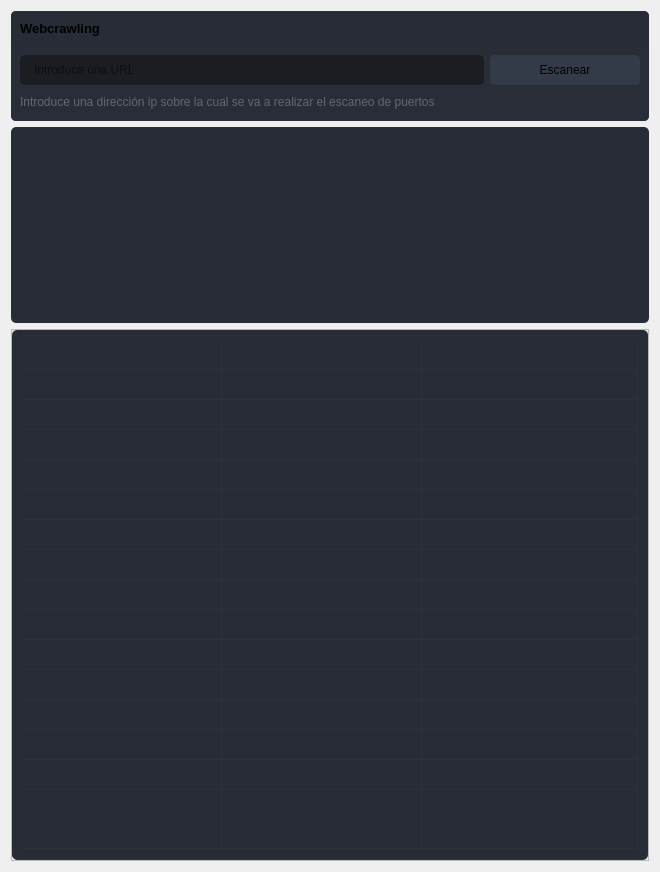
                    <widget class="QWidget" name="page_widgets_2">
                     <property name="sizePolicy">
                      <sizepolicy hsizetype="Preferred" vsizetype="Preferred">
                       <horstretch>0</horstretch>
                       <verstretch>0</verstretch>
                      </sizepolicy>
                     </property>
                     <layout class="QVBoxLayout" name="verticalLayout_16">
                      <property name="sizeConstraint">
                       <enum>QLayout::SetMinimumSize</enum>
                      </property>
                      <item>
                       <widget class="QFrame" name="frame_10">
                        <property name="sizePolicy">
                         <sizepolicy hsizetype="Preferred" vsizetype="Preferred">
                          <horstretch>0</horstretch>
                          <verstretch>0</verstretch>
                         </sizepolicy>
                        </property>
                        <property name="styleSheet">
                         <string notr="true">border-radius: 5px;</string>
                        </property>
                        <property name="frameShape">
                         <enum>QFrame::StyledPanel</enum>
                        </property>
                        <property name="frameShadow">
                         <enum>QFrame::Raised</enum>
                        </property>
                        <layout class="QVBoxLayout" name="verticalLayout_26">
                         <property name="spacing">
                          <number>0</number>
                         </property>
                         <property name="leftMargin">
                          <number>0</number>
                         </property>
                         <property name="topMargin">
                          <number>0</number>
                         </property>
                         <property name="rightMargin">
                          <number>0</number>
                         </property>
                         <property name="bottomMargin">
                          <number>0</number>
                         </property>
                         <item>
                          <widget class="QFrame" name="frame_div_content_4">
                           <property name="minimumSize">
                            <size>
                             <width>0</width>
                             <height>110</height>
                            </size>
                           </property>
                           <property name="maximumSize">
                            <size>
                             <width>16777215</width>
                             <height>110</height>
                            </size>
                           </property>
                           <property name="styleSheet">
                            <string notr="true">background-color: rgb(41, 45, 56);
border-radius: 5px;
</string>
                           </property>
                           <property name="frameShape">
                            <enum>QFrame::NoFrame</enum>
                           </property>
                           <property name="frameShadow">
                            <enum>QFrame::Raised</enum>
                           </property>
                           <layout class="QVBoxLayout" name="verticalLayout_27">
                            <property name="spacing">
                             <number>0</number>
                            </property>
                            <property name="leftMargin">
                             <number>0</number>
                            </property>
                            <property name="topMargin">
                             <number>0</number>
                            </property>
                            <property name="rightMargin">
                             <number>0</number>
                            </property>
                            <property name="bottomMargin">
                             <number>0</number>
                            </property>
                            <item>
                             <widget class="QFrame" name="frame_title_wid_4">
                              <property name="maximumSize">
                               <size>
                                <width>16777215</width>
                                <height>35</height>
                               </size>
                              </property>
                              <property name="styleSheet">
                               <string notr="true">background-color: rgb(39, 44, 54);</string>
                              </property>
                              <property name="frameShape">
                               <enum>QFrame::StyledPanel</enum>
                              </property>
                              <property name="frameShadow">
                               <enum>QFrame::Raised</enum>
                              </property>
                              <layout class="QVBoxLayout" name="verticalLayout_28">
                               <item>
                                <widget class="QLabel" name="labelBoxBlenderInstalation_4">
                                 <property name="font">
                                  <font>
                                   <family>Segoe UI</family>
                                   <pointsize>10</pointsize>
                                   <weight>75</weight>
                                   <bold>true</bold>
                                  </font>
                                 </property>
                                 <property name="styleSheet">
                                  <string notr="true"/>
                                 </property>
                                 <property name="text">
                                  <string>Webcrawling</string>
                                 </property>
                                </widget>
                               </item>
                              </layout>
                             </widget>
                            </item>
                            <item>
                             <widget class="QFrame" name="frame_content_wid_4">
                              <property name="frameShape">
                               <enum>QFrame::NoFrame</enum>
                              </property>
                              <property name="frameShadow">
                               <enum>QFrame::Raised</enum>
                              </property>
                              <layout class="QHBoxLayout" name="horizontalLayout_21">
                               <item>
                                <layout class="QGridLayout" name="gridLayout_7">
                                 <property name="bottomMargin">
                                  <number>0</number>
                                 </property>
                                 <item row="0" column="0">
                                  <widget class="QLineEdit" name="lineEdit_4">
                                   <property name="minimumSize">
                                    <size>
                                     <width>0</width>
                                     <height>30</height>
                                    </size>
                                   </property>
                                   <property name="styleSheet">
                                    <string notr="true">QLineEdit {
	background-color: rgb(27, 29, 35);
	border-radius: 5px;
	border: 2px solid rgb(27, 29, 35);
	padding-left: 10px;
}
QLineEdit:hover {
	border: 2px solid rgb(64, 71, 88);
}
QLineEdit:focus {
	border: 2px solid rgb(91, 101, 124);
}</string>
                                   </property>
                                   <property name="placeholderText">
                                    <string>Introduce una URL</string>
                                   </property>
                                  </widget>
                                 </item>
                                 <item row="0" column="1">
                                  <widget class="QPushButton" name="escanear_4">
                                   <property name="sizePolicy">
                                    <sizepolicy hsizetype="Minimum" vsizetype="Preferred">
                                     <horstretch>0</horstretch>
                                     <verstretch>0</verstretch>
                                    </sizepolicy>
                                   </property>
                                   <property name="minimumSize">
                                    <size>
                                     <width>150</width>
                                     <height>30</height>
                                    </size>
                                   </property>
                                   <property name="font">
                                    <font>
                                     <family>Segoe UI</family>
                                     <pointsize>9</pointsize>
                                    </font>
                                   </property>
                                   <property name="styleSheet">
                                    <string notr="true">QPushButton {
	border: 2px solid rgb(52, 59, 72);
	border-radius: 5px;
	background-color: rgb(52, 59, 72);
}
QPushButton:hover {
	background-color: rgb(57, 65, 80);
	border: 2px solid rgb(61, 70, 86);
}
QPushButton:pressed {
	background-color: rgb(35, 40, 49);
	border: 2px solid rgb(43, 50, 61);
}</string>
                                   </property>
                                   <property name="text">
                                    <string>Escanear</string>
                                   </property>
                                   <property name="icon">
                                    <iconset>
                                     <normaloff>icons/16x16/cil-folder-open.png</normaloff>icons/16x16/cil-folder-open.png</iconset>
                                   </property>
                                  </widget>
                                 </item>
                                 <item row="1" column="0" colspan="2">
                                  <widget class="QLabel" name="labelVersion_6">
                                   <property name="styleSheet">
                                    <string notr="true">color: rgb(98, 103, 111);</string>
                                   </property>
                                   <property name="lineWidth">
                                    <number>1</number>
                                   </property>
                                   <property name="text">
                                    <string>Introduce una dirección ip sobre la cual se va a realizar el escaneo de puertos</string>
                                   </property>
                                   <property name="alignment">
                                    <set>Qt::AlignLeading|Qt::AlignLeft|Qt::AlignVCenter</set>
                                   </property>
                                  </widget>
                                 </item>
                                </layout>
                               </item>
                              </layout>
                             </widget>
                            </item>
                           </layout>
                          </widget>
                         </item>
                        </layout>
                       </widget>
                      </item>
                      <item>
                       <widget class="QFrame" name="frame_11">
                        <property name="minimumSize">
                         <size>
                          <width>0</width>
                          <height>0</height>
                         </size>
                        </property>
                        <property name="styleSheet">
                         <string notr="true">background-color: rgb(39, 44, 54);
border-radius: 5px;</string>
                        </property>
                        <property name="frameShape">
                         <enum>QFrame::StyledPanel</enum>
                        </property>
                        <property name="frameShadow">
                         <enum>QFrame::Raised</enum>
                        </property>
                        <layout class="QVBoxLayout" name="verticalLayout_33">
                         <item>
                          <layout class="QGridLayout" name="gridLayout_10">
                           <item row="0" column="0">
                            <widget class="QTreeView" name="treeView"/>
                           </item>
                          </layout>
                         </item>
                        </layout>
                       </widget>
                      </item>
                      <item>
                       <widget class="QFrame" name="frame_12">
                        <property name="minimumSize">
                         <size>
                          <width>0</width>
                          <height>150</height>
                         </size>
                        </property>
                        <property name="frameShape">
                         <enum>QFrame::StyledPanel</enum>
                        </property>
                        <property name="frameShadow">
                         <enum>QFrame::Raised</enum>
                        </property>
                        <layout class="QHBoxLayout" name="horizontalLayout_24">
                         <property name="spacing">
                          <number>0</number>
                         </property>
                         <property name="leftMargin">
                          <number>0</number>
                         </property>
                         <property name="topMargin">
                          <number>0</number>
                         </property>
                         <property name="rightMargin">
                          <number>0</number>
                         </property>
                         <property name="bottomMargin">
                          <number>0</number>
                         </property>
                         <item>
                          <widget class="QTableWidget" name="tableWidget_3">
                           <property name="sizePolicy">
                            <sizepolicy hsizetype="Expanding" vsizetype="Expanding">
                             <horstretch>0</horstretch>
                             <verstretch>0</verstretch>
                            </sizepolicy>
                           </property>
                           <property name="palette">
                            <palette>
                             <active>
                              <colorrole role="WindowText">
                               <brush brushstyle="SolidPattern">
                                <color alpha="255">
                                 <red>210</red>
                                 <green>210</green>
                                 <blue>210</blue>
                                </color>
                               </brush>
                              </colorrole>
                              <colorrole role="Button">
                               <brush brushstyle="SolidPattern">
                                <color alpha="255">
                                 <red>39</red>
                                 <green>44</green>
                                 <blue>54</blue>
                                </color>
                               </brush>
                              </colorrole>
                              <colorrole role="Text">
                               <brush brushstyle="SolidPattern">
                                <color alpha="255">
                                 <red>210</red>
                                 <green>210</green>
                                 <blue>210</blue>
                                </color>
                               </brush>
                              </colorrole>
                              <colorrole role="ButtonText">
                               <brush brushstyle="SolidPattern">
                                <color alpha="255">
                                 <red>210</red>
                                 <green>210</green>
                                 <blue>210</blue>
                                </color>
                               </brush>
                              </colorrole>
                              <colorrole role="Base">
                               <brush brushstyle="SolidPattern">
                                <color alpha="255">
                                 <red>39</red>
                                 <green>44</green>
                                 <blue>54</blue>
                                </color>
                               </brush>
                              </colorrole>
                              <colorrole role="Window">
                               <brush brushstyle="SolidPattern">
                                <color alpha="255">
                                 <red>39</red>
                                 <green>44</green>
                                 <blue>54</blue>
                                </color>
                               </brush>
                              </colorrole>
                              <colorrole role="PlaceholderText">
                               <brush brushstyle="NoBrush">
                                <color alpha="128">
                                 <red>210</red>
                                 <green>210</green>
                                 <blue>210</blue>
                                </color>
                               </brush>
                              </colorrole>
                             </active>
                             <inactive>
                              <colorrole role="WindowText">
                               <brush brushstyle="SolidPattern">
                                <color alpha="255">
                                 <red>210</red>
                                 <green>210</green>
                                 <blue>210</blue>
                                </color>
                               </brush>
                              </colorrole>
                              <colorrole role="Button">
                               <brush brushstyle="SolidPattern">
                                <color alpha="255">
                                 <red>39</red>
                                 <green>44</green>
                                 <blue>54</blue>
                                </color>
                               </brush>
                              </colorrole>
                              <colorrole role="Text">
                               <brush brushstyle="SolidPattern">
                                <color alpha="255">
                                 <red>210</red>
                                 <green>210</green>
                                 <blue>210</blue>
                                </color>
                               </brush>
                              </colorrole>
                              <colorrole role="ButtonText">
                               <brush brushstyle="SolidPattern">
                                <color alpha="255">
                                 <red>210</red>
                                 <green>210</green>
                                 <blue>210</blue>
                                </color>
                               </brush>
                              </colorrole>
                              <colorrole role="Base">
                               <brush brushstyle="SolidPattern">
                                <color alpha="255">
                                 <red>39</red>
                                 <green>44</green>
                                 <blue>54</blue>
                                </color>
                               </brush>
                              </colorrole>
                              <colorrole role="Window">
                               <brush brushstyle="SolidPattern">
                                <color alpha="255">
                                 <red>39</red>
                                 <green>44</green>
                                 <blue>54</blue>
                                </color>
                               </brush>
                              </colorrole>
                              <colorrole role="PlaceholderText">
                               <brush brushstyle="NoBrush">
                                <color alpha="128">
                                 <red>210</red>
                                 <green>210</green>
                                 <blue>210</blue>
                                </color>
                               </brush>
                              </colorrole>
                             </inactive>
                             <disabled>
                              <colorrole role="WindowText">
                               <brush brushstyle="SolidPattern">
                                <color alpha="255">
                                 <red>210</red>
                                 <green>210</green>
                                 <blue>210</blue>
                                </color>
                               </brush>
                              </colorrole>
                              <colorrole role="Button">
                               <brush brushstyle="SolidPattern">
                                <color alpha="255">
                                 <red>39</red>
                                 <green>44</green>
                                 <blue>54</blue>
                                </color>
                               </brush>
                              </colorrole>
                              <colorrole role="Text">
                               <brush brushstyle="SolidPattern">
                                <color alpha="255">
                                 <red>210</red>
                                 <green>210</green>
                                 <blue>210</blue>
                                </color>
                               </brush>
                              </colorrole>
                              <colorrole role="ButtonText">
                               <brush brushstyle="SolidPattern">
                                <color alpha="255">
                                 <red>210</red>
                                 <green>210</green>
                                 <blue>210</blue>
                                </color>
                               </brush>
                              </colorrole>
                              <colorrole role="Base">
                               <brush brushstyle="SolidPattern">
                                <color alpha="255">
                                 <red>39</red>
                                 <green>44</green>
                                 <blue>54</blue>
                                </color>
                               </brush>
                              </colorrole>
                              <colorrole role="Window">
                               <brush brushstyle="SolidPattern">
                                <color alpha="255">
                                 <red>39</red>
                                 <green>44</green>
                                 <blue>54</blue>
                                </color>
                               </brush>
                              </colorrole>
                              <colorrole role="PlaceholderText">
                               <brush brushstyle="NoBrush">
                                <color alpha="128">
                                 <red>210</red>
                                 <green>210</green>
                                 <blue>210</blue>
                                </color>
                               </brush>
                              </colorrole>
                             </disabled>
                            </palette>
                           </property>
                           <property name="contextMenuPolicy">
                            <enum>Qt::DefaultContextMenu</enum>
                           </property>
                           <property name="styleSheet">
                            <string notr="true">QTableWidget {
	background-color: rgb(39, 44, 54);
	padding: 10px;
	border-radius: 5px;
	gridline-color: rgb(44, 49, 60);
	border-bottom: 1px solid rgb(44, 49, 60);
}
QTableWidget::item{
	border-color: rgb(44, 49, 60);
	padding-left: 5px;
	padding-right: 5px;
	gridline-color: rgb(44, 49, 60);
}
QTableWidget::item:selected{
	background-color: rgb(85, 170, 255);
}
QScrollBar:horizontal {
    border: none;
    background: rgb(52, 59, 72);
    height: 14px;
    margin: 0px 21px 0 21px;
	border-radius: 0px;
}
 QScrollBar:vertical {
	border: none;
    background: rgb(52, 59, 72);
    width: 14px;
    margin: 21px 0 21px 0;
	border-radius: 0px;
 }
QHeaderView::section{
	Background-color: rgb(39, 44, 54);
	max-width: 30px;
	border: 1px solid rgb(44, 49, 60);
	border-style: none;
    border-bottom: 1px solid rgb(44, 49, 60);
    border-right: 1px solid rgb(44, 49, 60);
}
QTableWidget::horizontalHeader {
	background-color: rgb(81, 255, 0);
}
QHeaderView::section:horizontal
{
    border: 1px solid rgb(32, 34, 42);
	background-color: rgb(27, 29, 35);
	padding: 3px;
	border-top-left-radius: 7px;
    border-top-right-radius: 7px;
}
QHeaderView::section:vertical
{
    border: 1px solid rgb(44, 49, 60);
}
</string>
                           </property>
                           <property name="frameShape">
                            <enum>QFrame::NoFrame</enum>
                           </property>
                           <property name="verticalScrollBarPolicy">
                            <enum>Qt::ScrollBarAsNeeded</enum>
                           </property>
                           <property name="horizontalScrollBarPolicy">
                            <enum>Qt::ScrollBarAsNeeded</enum>
                           </property>
                           <property name="sizeAdjustPolicy">
                            <enum>QAbstractScrollArea::AdjustToContents</enum>
                           </property>
                           <property name="editTriggers">
                            <set>QAbstractItemView::NoEditTriggers</set>
                           </property>
                           <property name="alternatingRowColors">
                            <bool>false</bool>
                           </property>
                           <property name="selectionMode">
                            <enum>QAbstractItemView::SingleSelection</enum>
                           </property>
                           <property name="selectionBehavior">
                            <enum>QAbstractItemView::SelectRows</enum>
                           </property>
                           <property name="showGrid">
                            <bool>true</bool>
                           </property>
                           <property name="gridStyle">
                            <enum>Qt::SolidLine</enum>
                           </property>
                           <property name="sortingEnabled">
                            <bool>false</bool>
                           </property>
                           <property name="columnCount">
                            <number>3</number>
                           </property>
                           <attribute name="horizontalHeaderVisible">
                            <bool>false</bool>
                           </attribute>
                           <attribute name="horizontalHeaderCascadingSectionResizes">
                            <bool>true</bool>
                           </attribute>
                           <attribute name="horizontalHeaderDefaultSectionSize">
                            <number>200</number>
                           </attribute>
                           <attribute name="horizontalHeaderStretchLastSection">
                            <bool>true</bool>
                           </attribute>
                           <attribute name="verticalHeaderVisible">
                            <bool>false</bool>
                           </attribute>
                           <attribute name="verticalHeaderCascadingSectionResizes">
                            <bool>false</bool>
                           </attribute>
                           <attribute name="verticalHeaderHighlightSections">
                            <bool>false</bool>
                           </attribute>
                           <attribute name="verticalHeaderStretchLastSection">
                            <bool>true</bool>
                           </attribute>
                           <row>
                            <property name="text">
                             <string>New Row</string>
                            </property>
                            <property name="font">
                             <font>
                              <family>Segoe UI</family>
                             </font>
                            </property>
                           </row>
                           <row>
                            <property name="text">
                             <string>New Row</string>
                            </property>
                           </row>
                           <row>
                            <property name="text">
                             <string>New Row</string>
                            </property>
                           </row>
                           <row>
                            <property name="text">
                             <string>New Row</string>
                            </property>
                           </row>
                           <row>
                            <property name="text">
                             <string>New Row</string>
                            </property>
                           </row>
                           <row>
                            <property name="text">
                             <string>New Row</string>
                            </property>
                           </row>
                           <row>
                            <property name="text">
                             <string>New Row</string>
                            </property>
                           </row>
                           <row>
                            <property name="text">
                             <string>New Row</string>
                            </property>
                           </row>
                           <row>
                            <property name="text">
                             <string>New Row</string>
                            </property>
                           </row>
                           <row/>
                           <row/>
                           <row/>
                           <row/>
                           <row/>
                           <row/>
                           <row/>
                           <column>
                            <property name="text">
                             <string>0</string>
                            </property>
                           </column>
                           <column>
                            <property name="text">
                             <string>1</string>
                            </property>
                           </column>
                           <column>
                            <property name="text">
                             <string>2</string>
                            </property>
                           </column>
                           <item row="0" column="0">
                            <property name="text">
                             <string/>
                            </property>
                           </item>
                           <item row="0" column="1">
                            <property name="text">
                             <string/>
                            </property>
                           </item>
                           <item row="0" column="2">
                            <property name="text">
                             <string/>
                            </property>
                           </item>
                          </widget>
                         </item>
                        </layout>
                       </widget>
                      </item>
                     </layout>
                    </widget>
